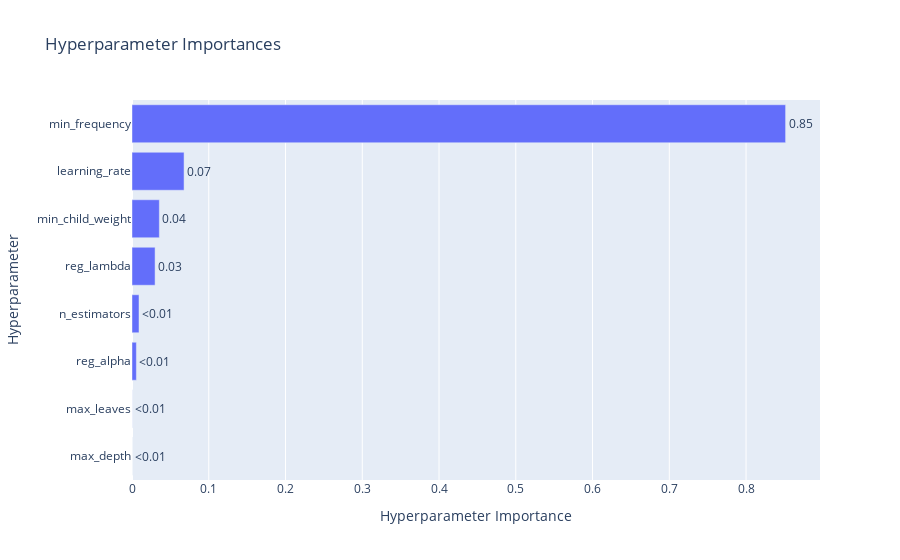

Notebook code for this chart:
### Code cell
plot_param_importances(study_pruning)

### Figure 1 — Plotly figure (JSON) as saved in the notebook; plotly's stock layout.template omitted (floating-point values rounded to 4 significant figures)
{"data": [{"cliponaxis": false, "hovertemplate": ["max_depth (IntDistribution): 3.3130962602989997e-05<extra></extra>", "max_leaves (IntDistribution): 9.012998020831477e-05<extra></extra>", "reg_alpha (FloatDistribution): 0.00570935546491922<extra></extra>", "n_estimators (IntDistribution): 0.009136932795711587<extra></extra>", "reg_lambda (FloatDistribution): 0.030073778727349863<extra></extra>", "min_child_weight (IntDistribution): 0.03561863589175505<extra></extra>", "learning_rate (FloatDistribution): 0.06782299088078081<extra></extra>", "min_frequency (FloatDistribution): 0.8515150452966722<extra></extra>"], "name": "Objective Value", "orientation": "h", "text": ["<0.01", "<0.01", "<0.01", "<0.01", "0.03", "0.04", "0.07", "0.85"], "textposition": "outside", "type": "bar", "x": [3.313e-05, 9.013e-05, 0.005709, 0.009137, 0.03007, 0.03562, 0.06782, 0.8515], "y": ["max_depth", "max_leaves", "reg_alpha", "n_estimators", "reg_lambda", "min_child_weight", "learning_rate", "min_frequency"]}], "layout": {"title": {"text": "Hyperparameter Importances"}, "xaxis": {"title": {"text": "Hyperparameter Importance"}}, "yaxis": {"title": {"text": "Hyperparameter"}}}}
